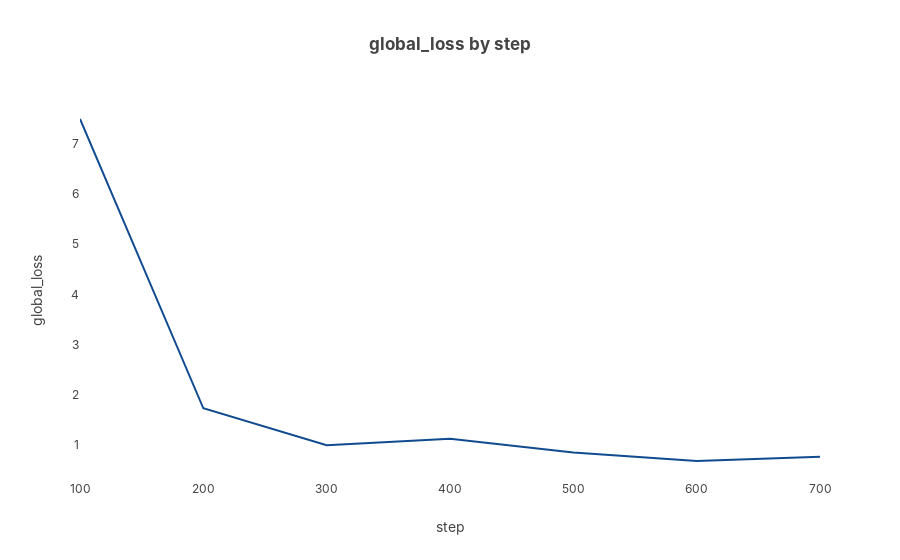
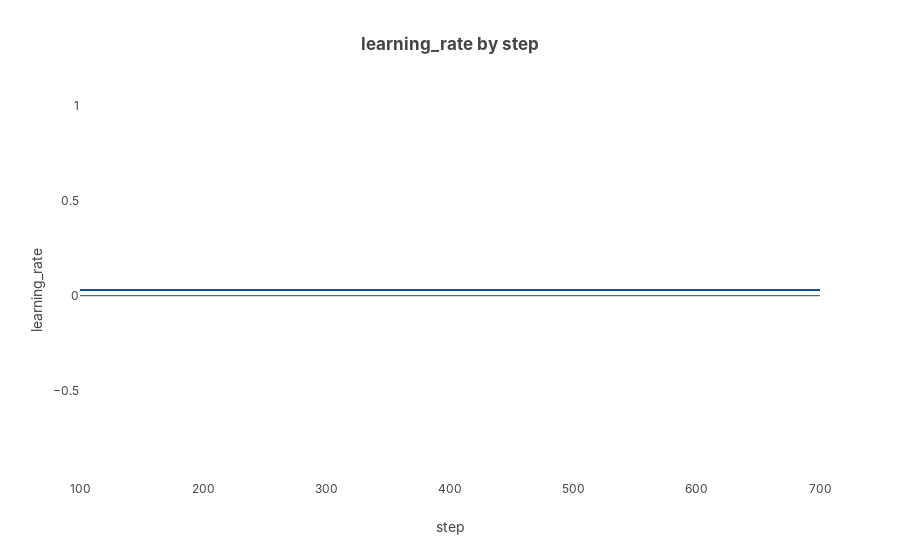
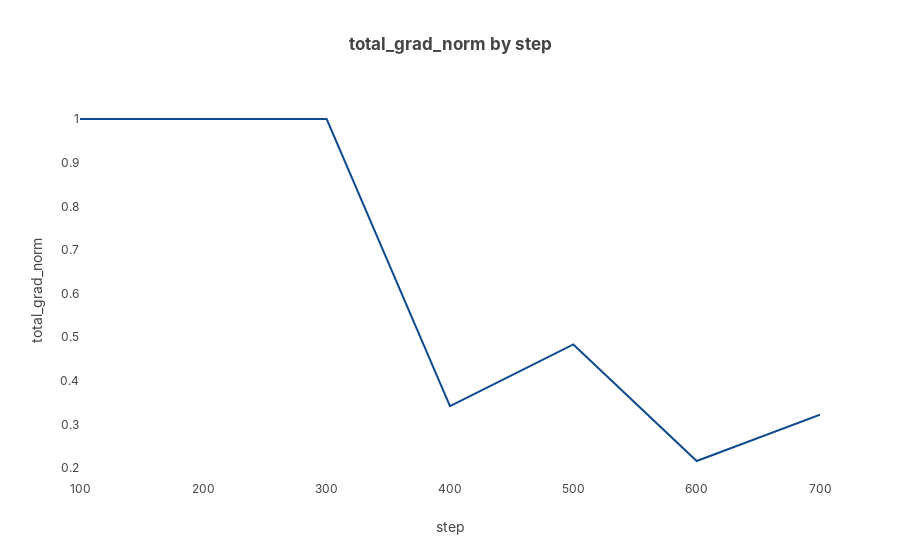

Notebook code cell kept with these figures, in order:
### Code cell
from src.eval import plot_metric, plot_train_vs_val_loss

plot_metric(step_metrics_df, col='global_loss')
plot_metric(step_metrics_df, col='learning_rate')
plot_metric(step_metrics_df, col='total_grad_norm')

### Figure 1 — Plotly figure (JSON) as saved in the notebook; plotly's stock layout.template omitted (floating-point values rounded to 4 significant figures)
{"data": [{"hovertemplate": "step=%{x}<br>global_loss=%{y}<extra></extra>", "legendgroup": "", "line": {"color": "#114B8F", "dash": "solid"}, "marker": {"symbol": "circle"}, "mode": "lines", "name": "", "orientation": "v", "showlegend": false, "type": "scatter", "x": [100, 200, 300, 400, 500, 600, 700], "xaxis": "x", "y": [7.495, 1.732, 0.9973, 1.124, 0.8506, 0.6823, 0.7665], "yaxis": "y"}], "layout": {"autosize": true, "legend": {"tracegroupgap": 0}, "title": {"text": "global_loss by step"}, "xaxis": {"anchor": "y", "autorange": true, "domain": [0, 1], "range": [100, 700], "title": {"text": "step"}, "type": "linear"}, "yaxis": {"anchor": "x", "autorange": true, "domain": [0, 1], "range": [0.3038, 7.873], "title": {"text": "global_loss"}, "type": "linear"}}}

### Figure 2 — Plotly figure (JSON) as saved in the notebook; plotly's stock layout.template omitted (floating-point values rounded to 4 significant figures)
{"data": [{"hovertemplate": "step=%{x}<br>learning_rate=%{y}<extra></extra>", "legendgroup": "", "line": {"color": "#114B8F", "dash": "solid"}, "marker": {"symbol": "circle"}, "mode": "lines", "name": "", "orientation": "v", "showlegend": false, "type": "scatter", "x": [100, 200, 300, 400, 500, 600, 700], "xaxis": "x", "y": [0.03, 0.03, 0.03, 0.03, 0.03, 0.03, 0.03], "yaxis": "y"}], "layout": {"autosize": true, "legend": {"tracegroupgap": 0}, "title": {"text": "learning_rate by step"}, "xaxis": {"anchor": "y", "autorange": true, "domain": [0, 1], "range": [100, 700], "title": {"text": "step"}, "type": "linear"}, "yaxis": {"anchor": "x", "autorange": true, "domain": [0, 1], "range": [-0.97, 1.03], "title": {"text": "learning_rate"}, "type": "linear"}}}

### Figure 3 — Plotly figure (JSON) as saved in the notebook; plotly's stock layout.template omitted (floating-point values rounded to 4 significant figures)
{"data": [{"hovertemplate": "step=%{x}<br>total_grad_norm=%{y}<extra></extra>", "legendgroup": "", "line": {"color": "#114B8F", "dash": "solid"}, "marker": {"symbol": "circle"}, "mode": "lines", "name": "", "orientation": "v", "showlegend": false, "type": "scatter", "x": [100, 200, 300, 400, 500, 600, 700], "xaxis": "x", "y": [1.0, 1.0, 1.0, 0.3421, 0.4835, 0.2165, 0.3228], "yaxis": "y"}], "layout": {"autosize": true, "legend": {"tracegroupgap": 0}, "title": {"text": "total_grad_norm by step"}, "xaxis": {"anchor": "y", "autorange": true, "domain": [0, 1], "range": [100, 700], "title": {"text": "step"}, "type": "linear"}, "yaxis": {"anchor": "x", "autorange": true, "domain": [0, 1], "range": [0.173, 1.044], "title": {"text": "total_grad_norm"}, "type": "linear"}}}
